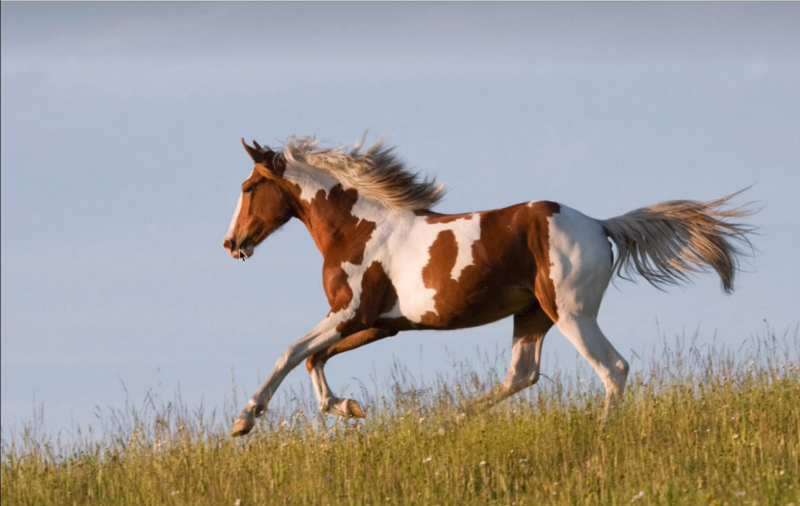
//> input picture MyPhotos/Horse.png, 800 x 506 px
$ ./OpenCV4_011   (built with g++ and OpenCV 4)
//> lines starting //> are read from the running program, lines starting //| are printed output that depends on the picture
#include<iostream>
#include<opencv2/opencv.hpp>

using namespace std;
using namespace cv;

//边缘检测

int main(int argc, char** argv) {
	Mat horse = imread("D:/code_work/VisualStudio_Project/OpenCV_Learning/MyPhotos/Horse.png",0);
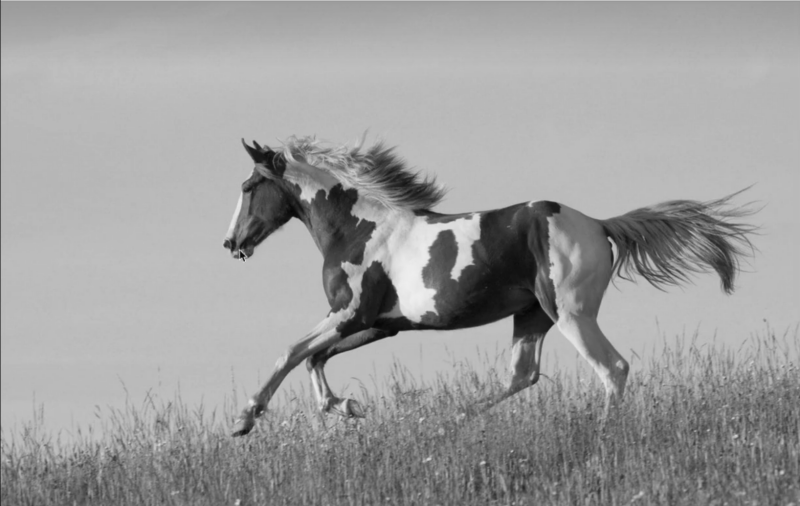
//> horse: 506 rows x 800 cols, CV_8UC1; min 4, max 238, mean 157
	imshow("horse", horse);

	//Sobel边缘检测
	Mat x,y;
	Sobel(horse, x, CV_16S, 1, 0);//水平方向计算
	Sobel(horse, y, CV_16S, 0, 1);//竖直方向计算
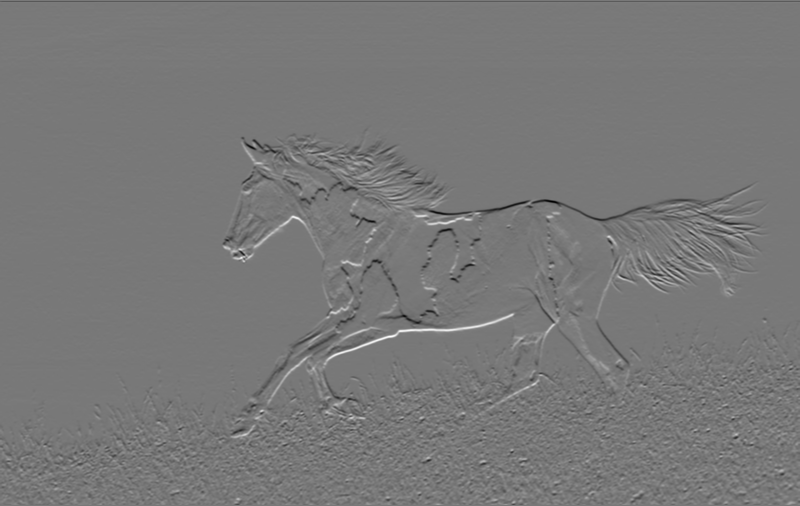
//> y: 506 rows x 800 cols, CV_16SC1; min -569, max 633, mean -1; drawn with min black and max white
	Mat absX, absY;
	convertScaleAbs(x, absX);//数据转换
	convertScaleAbs(y, absY);
	Mat horseSobelRes;
	addWeighted(absX, 0.5, absY, 0.5, 0, horseSobelRes);//合并
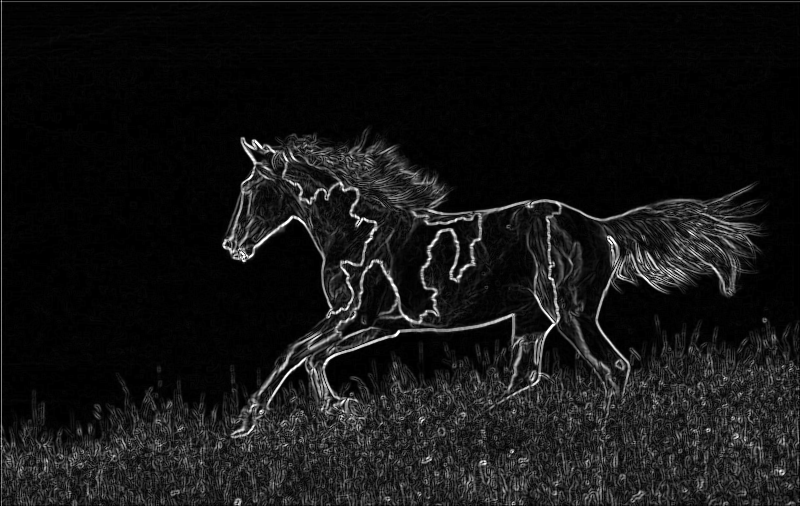
//> horseSobelRes: 506 rows x 800 cols, CV_8UC1; min 0, max 255, mean 20.9
	imshow("horseSobelRes", horseSobelRes);

	//Schar边缘检测
	Sobel(horse, x, CV_16S, 1, 0,-1);//水平方向计算
	Sobel(horse, y, CV_16S, 0, 1,-1);//竖直方向计算
	convertScaleAbs(x, absX);//数据转换
	convertScaleAbs(y, absY);
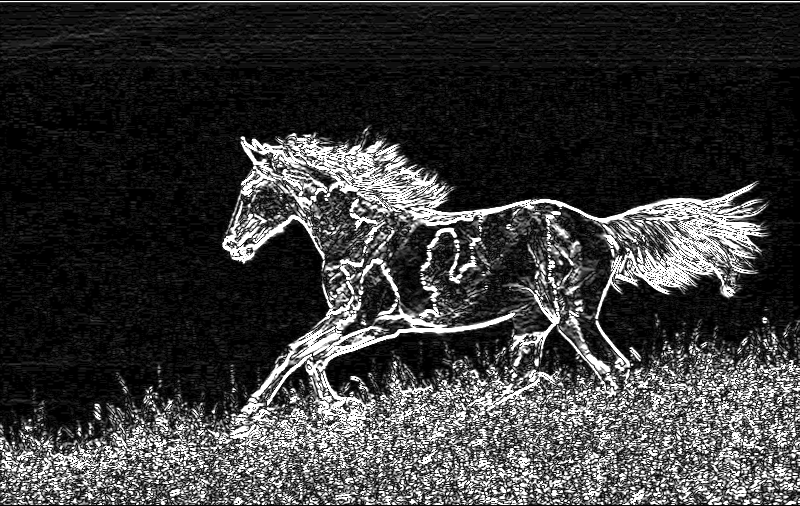
//> absY: 506 rows x 800 cols, CV_8UC1; min 0, max 255, mean 57.9
	Mat horseScharRes;
	addWeighted(absX, 0.5, absY, 0.5, 0, horseScharRes);//合并
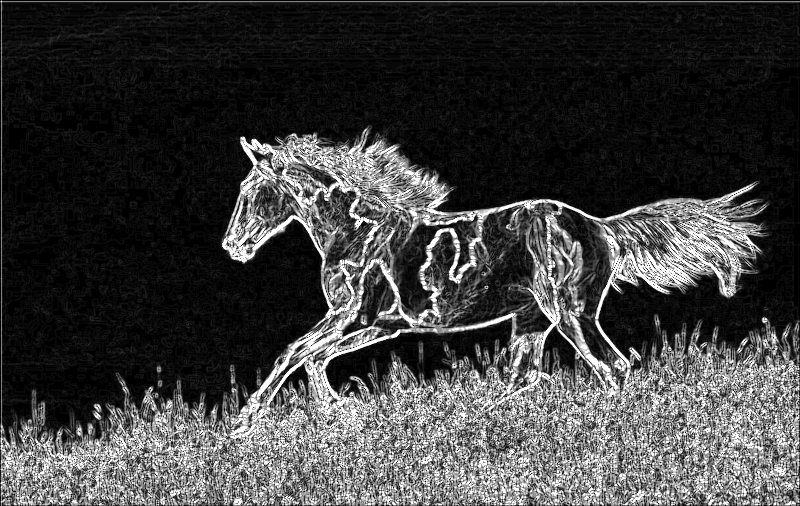
//> horseScharRes: 506 rows x 800 cols, CV_8UC1; min 0, max 255, mean 62.8
	imshow("horseScharRes", horseScharRes);

	//Laplacian边缘检测
	Mat horseLaplacianRes;
	Laplacian(horse, horseLaplacianRes, CV_16S);
	convertScaleAbs(horseLaplacianRes, horseLaplacianRes);
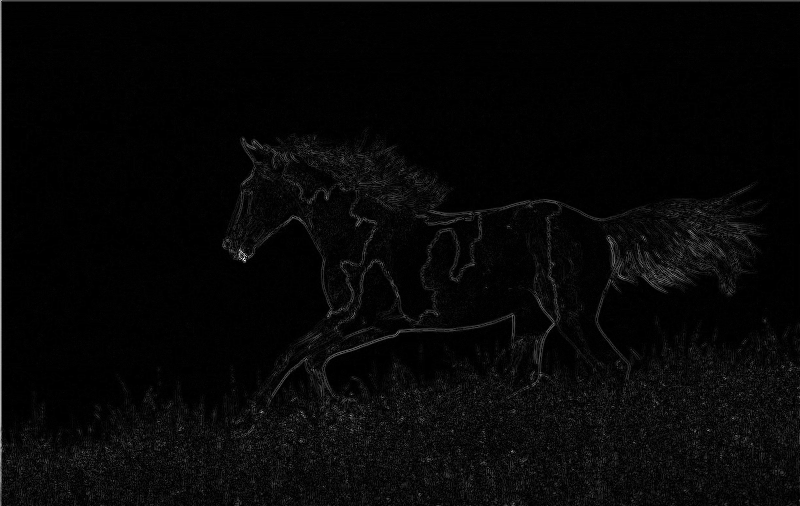
//> horseLaplacianRes: 506 rows x 800 cols, CV_8UC1; min 0, max 255, mean 6.9
	imshow("horseLaplacianRes",horseLaplacianRes);

	//Canny边缘检测：效果最好
	Mat horseCannyRes;
	Canny(horse, horseCannyRes, 0, 100);
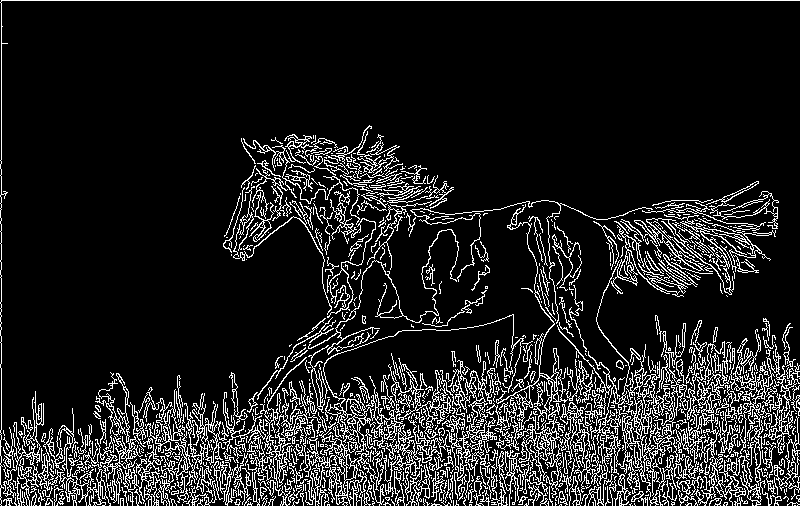
//> horseCannyRes: 506 rows x 800 cols, CV_8UC1; 12.7% white in thin lines or dots
	imshow("horseCannyRes", horseCannyRes);


	waitKey(0);
	destroyAllWindows();

	return 0;
}

/************************* 新增OpenCV函数详解 *************************
 * 1. Sobel() - Sobel一阶导数边缘检测
 *    功能：计算图像在水平/垂直方向的一阶梯度，检测对应方向的边缘
 *    用法：Sobel(src, dst, ddepth, dx, dy, ksize=3, scale=1, delta=0);
 *    参数：
 *      - src: 输入8位单通道灰度图像
 *      - dst: 输出梯度图像
 *      - ddepth: 输出图像深度（**必须用CV_16S**，因为梯度有正负，8位会截断负数）
 *      - dx: X方向导数阶数（1=计算水平梯度，检测垂直边缘）
 *      - dy: Y方向导数阶数（1=计算垂直梯度，检测水平边缘）
 *      - ksize: Sobel核大小（1,3,5,7；**-1表示使用Schar算子**，精度更高）
 *    特点：对噪声有一定抑制作用，计算速度快；需分别计算x和y方向后合并
 *    注意：不能直接用CV_8U深度，否则负梯度会被截断为0，丢失一半边缘
 *
 * 2. convertScaleAbs() - 梯度值转换为可显示图像
 *    功能：对图像元素取绝对值，再缩放转换为8位无符号图像
 *    用法：convertScaleAbs(src, dst, alpha=1, beta=0);
 *    参数：
 *      - src: 输入任意深度的图像（如CV_16S梯度图）
 *      - dst: 输出8位单通道图像
 *      - alpha: 缩放因子（默认1）
 *      - beta: 亮度偏移量（默认0）
 *    公式：dst(x,y) = saturate_cast<uchar>(|src(x,y)| * alpha + beta)
 *    作用：将Sobel/Laplacian输出的有符号梯度转换为可显示的灰度图
 *
 * 3. Laplacian() - Laplacian二阶导数边缘检测
 *    功能：计算图像的二阶导数，同时检测所有方向的边缘
 *    用法：Laplacian(src, dst, ddepth, ksize=1, scale=1, delta=0);
 *    参数：
 *      - src: 输入8位单通道灰度图像
 *      - dst: 输出拉普拉斯图像
 *      - ddepth: 输出图像深度（**必须用CV_16S**）
 *      - ksize: 核大小（1,3,5,7，默认1）
 *    特点：无需分方向计算，直接得到全方向边缘；但对噪声极其敏感
 *    建议：使用前先对图像进行高斯平滑，减少噪声影响
 * 4. Canny() - Canny边缘检测
 *    功能：检测图像中的边缘
 *    原型：void Canny(InputArray image, OutputArray edges, double threshold1, double threshold2, int apertureSize=3, bool L2gradient=false)
 *    参数：
 *      - image: 输入灰度图像
 *      - edges: 输出二值边缘图像
 *      - threshold1: 低阈值（低于此值的边缘被丢弃）
 *      - threshold2: 高阈值（高于此值的边缘被保留）
 *      - apertureSize: Sobel算子孔径大小（3,5,7）
 *      - L2gradient: 是否使用L2范数计算梯度（false用L1范数，更快）
 *    调整建议：高低阈值比例通常为1:2或1:3；阈值越高，检测到的边缘越少
 *
 * 补充：Schar算子说明
 *    Schar是3x3 Sobel的高精度改进版，通过Sobel(..., ksize=-1)调用
 *    比标准3x3 Sobel边缘定位更准确，计算速度相当，推荐优先使用
 *******************************************************************/

$ run again, with MyPhotos/EualizeHistSample.png copied over MyPhotos/Horse.png
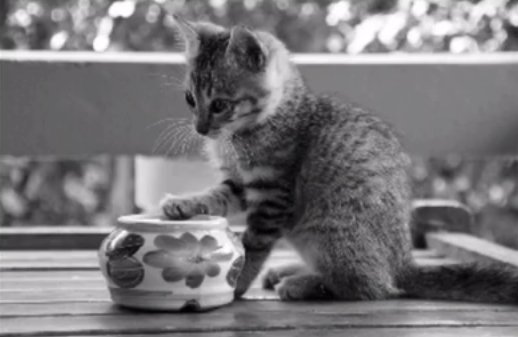
//> input picture MyPhotos/EualizeHistSample.png, 518 x 337 px
//> `addWeighted(absX, 0.5, absY, 0.5, 0, horseScharRes);`:
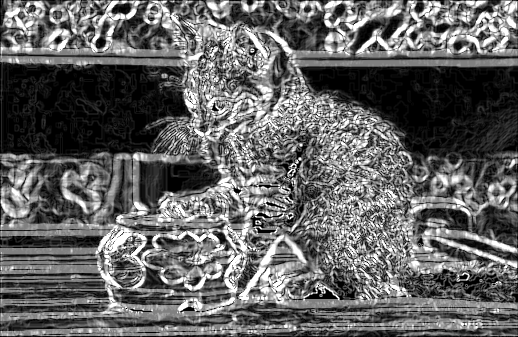
//> horseScharRes: 337 rows x 518 cols, CV_8UC1; min 0, max 255, mean 99.8
//> `Canny(horse, horseCannyRes, 0, 100);`:
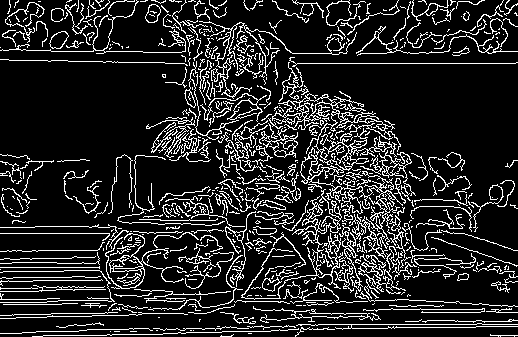
//> horseCannyRes: 337 rows x 518 cols, CV_8UC1; 15.1% white in thin lines or dots
